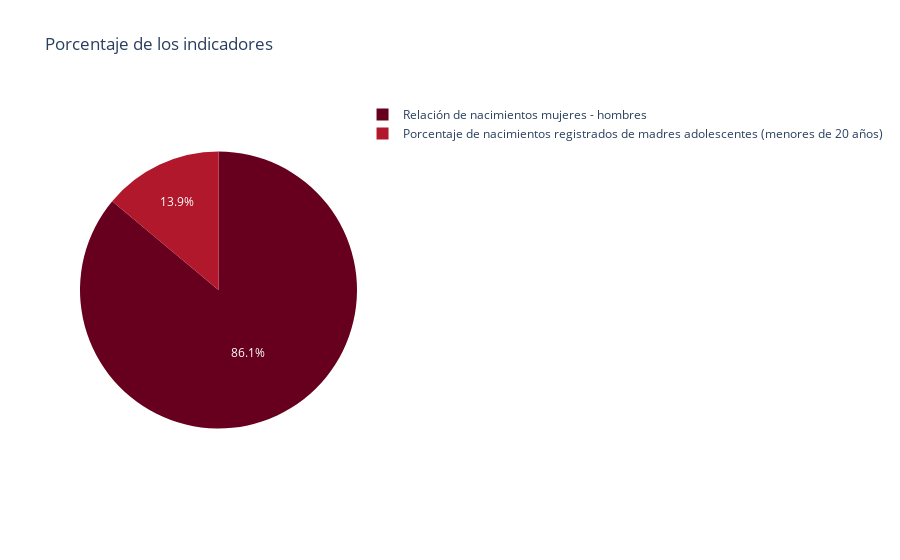

Notebook source saved alongside this figure:
### Code cell
pie_p = px.pie(porcentaje,values='valor',names='indicador',
             title='Porcentaje de los indicadores',color_discrete_sequence=px.colors.sequential.RdBu)

pie_p.show()

### Figure 1 — Plotly figure (JSON) as saved in the notebook; plotly's stock layout.template omitted (floating-point values rounded to 4 significant figures)
{"data": [{"domain": {"x": [0, 1], "y": [0, 1]}, "hovertemplate": "indicador=%{label}<br>valor=%{value}<extra></extra>", "labels": ["Relación de nacimientos mujeres - hombres", "Relación de nacimientos mujeres - hombres", "Relación de nacimientos mujeres - hombres", "Relación de nacimientos mujeres - hombres", "Relación de nacimientos mujeres - hombres", "Relación de nacimientos mujeres - hombres", "Relación de nacimientos mujeres - hombres", "Relación de nacimientos mujeres - hombres", "Relación de nacimientos mujeres - hombres", "Relación de nacimientos mujeres - hombres", "Relación de nacimientos mujeres - hombres", "Relación de nacimientos mujeres - hombres", "Relación de nacimientos mujeres - hombres", "Relación de nacimientos mujeres - hombres", "Relación de nacimientos mujeres - hombres", "Relación de nacimientos mujeres - hombres", "Relación de nacimientos mujeres - hombres", "Relación de nacimientos mujeres - hombres", "Relación de nacimientos mujeres - hombres", "Relación de nacimientos mujeres - hombres", "Relación de nacimientos mujeres - hombres", "Relación de nacimientos mujeres - hombres", "Relación de nacimientos mujeres - hombres", "Relación de nacimientos mujeres - hombres", "Relación de nacimientos mujeres - hombres", "Relación de nacimientos mujeres - hombres", "Relación de nacimientos mujeres - hombres", "Relación de nacimientos mujeres - hombres", "Porcentaje de nacimientos registrados de madres adolescentes (menores de 20 años)", "Porcentaje de nacimientos registrados de madres adolescentes (menores de 20 años)", "Porcentaje de nacimientos registrados de madres adolescentes (menores de 20 años)", "Porcentaje de nacimientos registrados de madres adolescentes (menores de 20 años)", "Porcentaje de nacimientos registrados de madres adolescentes (menores de 20 años)", "Porcentaje de nacimientos registrados de madres adolescentes (menores de 20 años)", "Porcentaje de nacimientos registrados de madres adolescentes (menores de 20 años)", "Porcentaje de nacimientos registrados de madres adolescentes (menores de 20 años)", "Porcentaje de nacimientos registrados de madres adolescentes (menores de 20 años)", "Porcentaje de nacimientos registrados de madres adolescentes (menores de 20 años)", "Porcentaje de nacimientos registrados de madres adolescentes (menores de 20 años)", "Porcentaje de nacimientos registrados de madres adolescentes (menores de 20 años)", "Porcentaje de nacimientos registrados de madres adolescentes (menores de 20 años)", "Porcentaje de nacimientos registrados de madres adolescentes (menores de 20 años)", "Porcentaje de nacimientos registrados de madres adolescentes (menores de 20 años)", "Porcentaje de nacimientos registrados de madres adolescentes (menores de 20 años)", "Porcentaje de nacimientos registrados de madres adolescentes (menores de 20 años)", "Porcentaje de nacimientos registrados de madres adolescentes (menores de 20 años)", "Porcentaje de nacimientos registrados de madres adolescentes (menores de 20 años)", "Porcentaje de nacimientos registrados de madres adolescentes (menores de 20 años)", "Porcentaje de nacimientos registrados de madres adolescentes (menores de 20 años)", "Porcentaje de nacimientos registrados de madres adolescentes (menores de 20 años)", "Porcentaje de nacimientos registrados de madres adolescentes (menores de 20 años)", "Porcentaje de nacimientos registrados de madres adolescentes (menores de 20 años)", "Porcentaje de nacimientos registrados de madres adolescentes (menores de 20 años)", "Porcentaje de nacimientos registrados de madres adolescentes (menores de 20 años)", "Porcentaje de nacimientos registrados de madres adolescentes (menores de 20 años)", "Porcentaje de nacimientos registrados de madres adolescentes (menores de 20 años)"], "legendgroup": "", "name": "", "showlegend": true, "type": "pie", "values": [97.1, 96.16, 96.09, 98.28, 97.89, 99.69, 98.37, 98.07, 98.9, 102.4, 99.38, 98.35, 98.39, 98.85, 98.31, 97.05, 98.12, 96.97, 96.98, 97.05, 96.2, 96.3, 96.34, 97.72, 96.08, 96.24, 97.0, 97.75, 13.2, 13.01, 13.11, 13.14, 13.42, 14.18, 14.2, 14.6, 14.2, 14.6, 15, 15.5, 15.4, 16, 16.9, 17.2, 17.6, 18.2, 18.4, 18.9, 18.7, 17.7, 17.51, 17.77, 17.47, 16.71, 14.01, 15.86]}], "layout": {"legend": {"tracegroupgap": 0}, "piecolorway": ["rgb(103,0,31)", "rgb(178,24,43)", "rgb(214,96,77)", "rgb(244,165,130)", "rgb(253,219,199)", "rgb(247,247,247)", "rgb(209,229,240)", "rgb(146,197,222)", "rgb(67,147,195)", "rgb(33,102,172)", "rgb(5,48,97)"], "title": {"text": "Porcentaje de los indicadores"}}}
